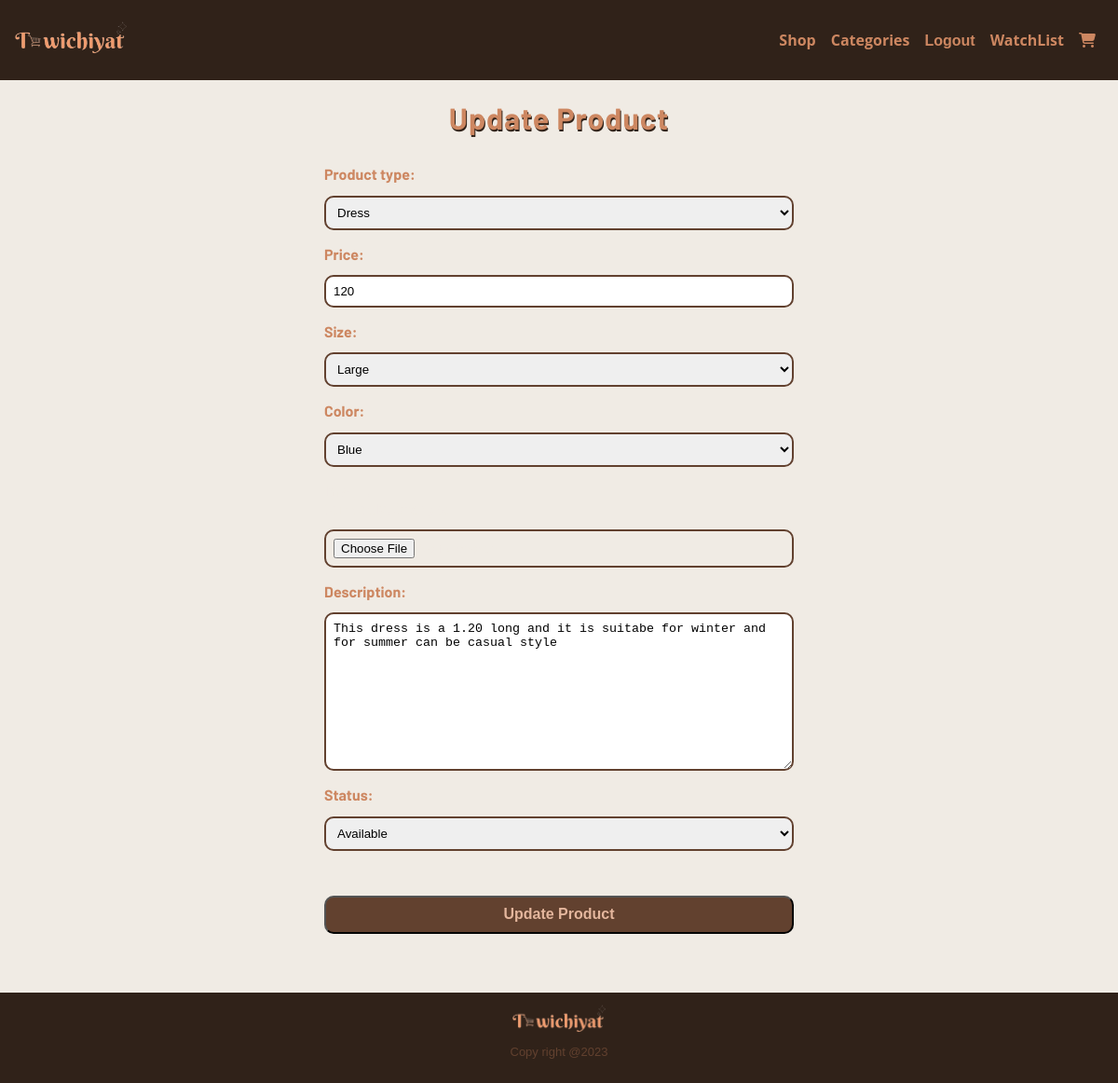
Page /dashboard/update_product/3/ (signed in) on the committed database.
### userP/models.py (models this page shows, shortened)
class Profile(models.Model):
    Women = 'Women'
    Men = 'Men'
    GENDER_CHOICES = (
        (Women, 'Women'),
        (Men, 'Men')
    )
    user = models.OneToOneField(User, related_name='userprofile', on_delete=models.CASCADE)
    is_vendor = models.BooleanField(default=False)
    address = models.CharField(max_length=150)
    phone_nbr = models.CharField(max_length=30)
    gender = models.CharField(max_length=50, choices=GENDER_CHOICES, default=Women)
    slugU =  models.SlugField(max_length=50,default=None)

### vendor_dashboard/models.py (models this page shows, shortened)
class Product(models.Model) :
    product_type=models.CharField(max_length=200)
    price = models.IntegerField(validators=[MinValueValidator(0)])
    size=models.CharField(max_length=5)
    color=models.CharField(max_length=15)
    description = models.TextField(max_length=500)
    image = models.ImageField(default='default.png' , blank=True)
    status = models.CharField(max_length=14 , default="Available")
    author = models.ForeignKey(User , null=True, on_delete=models.CASCADE)

### vendor_dashboard/views.py (the view)
# urls.py: path('update_product/<int:product_id>/', views.update_product, name='update_product'),
@login_required(login_url="/userP/login")
def update_product(request, product_id):
    product = get_object_or_404(Product, id=product_id)
    if request.method == 'POST':
        form = UpdateProduct(request.POST, instance=product)
        if form.is_valid():
            form.save()
            return redirect('vendor_dashboard:product_area')
    else:
        form = UpdateProduct(instance=product)
    return render(request, 'vendor_dashboard/update_product.html', {'form': form, 'product': product})

### userP/context_processors.py (called while the page is built)
def profiles(request):
    return {'profiles':Profile.objects.all()}

### vendor_dashboard/templates/vendor_dashboard/update_product.html (shortened to what this page needs)
{% extends 'base_layout.html'%}
{% block content %}
    <div class="update-product-wrapper">
        <div class="update-product-container">
            <h1>Update Product</h1>
            <form class="site-form"  method="post">
                {{ form }}
                <input type="submit" value="Update Product" class="update-btn">
            </form>
          </div>
    </div>
{% endblock %}

### templates/base_layout.html (shortened to what this page needs)
{% load static%}
<!DOCTYPE html>
<html lang="en">
<head>
    <link rel="stylesheet" href="{% static 'styles.css'%}">
</head>
<body>
    <header class="header">
        <div class="logo-container">
          <a href="{% url 'home'%}"> <img src="{% static 'logo.png' %}" alt="logoImg"></a>
        </div>
        <nav class="nav-bar">
            <ul>
                <li class="nav-elt"><a href="{% url 'Store:shopnow' %}"><span class="hidden"> </span><span class="text-hidden">Shop</span></a></li>
                <li class="nav-elt"><a href=""><span class="hidden"></span><span class="text-hidden">Categories</span></a></li>
                {% if user.is_authenticated %}
                    <form action="{% url 'userP:logout' %}" class="logout-link" method="POST">
                        <button type="submit" class="nav-elt"><span class="hidden"></span><span class="text-hidden">Logout</span></button>
                    </form>
                    {% for p in profiles %}
                         {% if p.user == user %}
                            {% if p.is_vendor %}
                                <li class="nav-elt"><a href="{% url 'vendor_dashboard:dashboard'%}"><span class="hidden"><i class="fa-solid fa-magnifying-glass" style="color: #CD8761;"></i></span><span class="text-hidden">DashBoard</span></a></li>
                            {% else %}
                                <li class="nav-elt"><a href=""><span class="hidden"></span><span class="text-hidden">WatchList</span></a></li>
                            {% endif %}
                        {% endif %}
                    {% endfor %}
                {% else %}
                   <li class="nav-elt"><a href="{% url 'userP:login'%}"><span class="hidden"><i class="fa-solid fa-user" style="color: #CD8761;"></i></span><span class="text-hidden">LogIn</span></a></li>
                {% endif %}
                <li class="nav-elt"><a href=""><span><i class="fa-solid fa-cart-shopping" style="color: #CD8761;"></i></span></a></li>
            </ul>
        </nav>
    </header>
    {% block content%}
    {% endblock%}
    <footer class="footer footer-absolute">
        <img src="{% static 'logo.png' %}" alt="" width="100px">
        <p class="copy-right">Copy right @2023</p>
    </footer>
</body>
</html>

### assets/styles.css (style rules this page uses)
html,body { margin: 0; padding: 0; width: 100%; height: 100%; background-color: #f0ebe4; font-family: 'Open Sans', sans-serif; }
*,*::after,*::before { box-sizing: border-box; user-select: none; }
body { position: relative; overflow: auto; display: flex; flex-direction: column; }
.footer { margin-top: auto; padding: 1em 4em; display: flex; flex-direction: column; justify-content: center; align-items: center; background-color: #302219; font-size: small; box-shadow: 2px 2px #62412F; }
.footer p { color: #CD8761; }
.footer-absolute { position: fixed; bottom: 0; width: 100%; }
.what-they-say .feedbacks .feedback .content-feedback p, section.about .content,.footer .copy-right { text-align: justify; color: #62412F; font-family: 'Rajdhani', sans-serif; }
header.header { padding: 1em; display: flex; flex-direction: row; align-items: center; background-color: #302219; width: 100%; }
.logo-container img { max-width: 120px; min-width: 90px; width: 100%; }
.nav-bar { margin-left: auto; }
.nav-bar ul { list-style: none; display: flex; flex-direction: row; justify-content: flex-end; }
.nav-bar ul .nav-elt { padding: 0 0.5em; font-weight: bold; }
.nav-bar ul li.nav-elt a { text-decoration: none; color: #CD8761; font-size: 1rem; }
.logout-link button { background-color: transparent; color: #CD8761; font-size: 1rem; border: none; }
.text-hidden { display: none; }
.login-wrapper, .signup-wrapper, .update-account-wrapper, .new_product_wrapper, .update-product-wrapper { vertical-align: middle; display: flex; flex-direction: column; width: 100%; padding-bottom: 4em; }
.login-container, .signup-container, .update-container, .new-product-container, .update-product-container { margin: auto; position: relative; width: 100%; max-width: 600px; display: flex; flex-direction: column; text-align: center; font-family: 'Barlow', sans-serif; font-size: 1rem; font-style: normal; font-weight: 400; line-height: normal; }
.login-container h1, .signup-container h1, .update-container h1, .new-product-container h1, .update-product-container h1 { margin-bottom: 0em; color: #CD8761; letter-spacing: 1px; text-shadow: 1px 2px #302219; }
.login-container form, .signup-container form, .update-container form, .new-product-container form, .update-product-container form { padding: 1em 3em; }
.login-container form > div, .update-container form > p, .signup-container form > div, .new-product-container form > div, .update-product-container form > div { display: flex; text-align: start; flex-direction: column; margin: 1em auto; width: 100%; color: #CD8761; font-weight: bold; }
.login-container form > div input, .signup-container form > div input, .update-container form > p input, .update-container form > p select, .new-product-container form > div input, .new-product-container form > div select, .new-product-container form > div textarea, .update-product-container form > div input, .update-product-container form > div select, .update-product-container form > div textarea { flex:1; padding: 0.6em; margin-top: 1em; border-radius: 10px; border: 2px solid #62412F; }
.update-container form > p select option, .new-product-container form > div select option, .update-product-container form > div select option { width: 100%; max-width: 500px; }
.login-container form > input , .signup-container form > input, .update-container form > input, .new-product-container form > input, .update-product-container form > input { margin-top: 2em; width: 100%; padding: 0.6em ; border-radius: 10px; color: rgb(228, 182, 157); font-size: 1em; background-color: #62412F; font-weight: bold; text-shadow: #CD8761; }
.update-btn { margin-bottom: 5em }
.update-product-container form > div:nth-child(6) { color: #f0ebe4; }
@media (min-width:700px) { .text-hidden { display: inline-block; } }

### rows in the picture
Profile: is_vendor "WatchList"
Product: product_type "Dress", price "120", size "Large", color "Blue", description "This dress is a 1.20 long and it is suitabe for winter and for summer can be casual style", status "Available"
